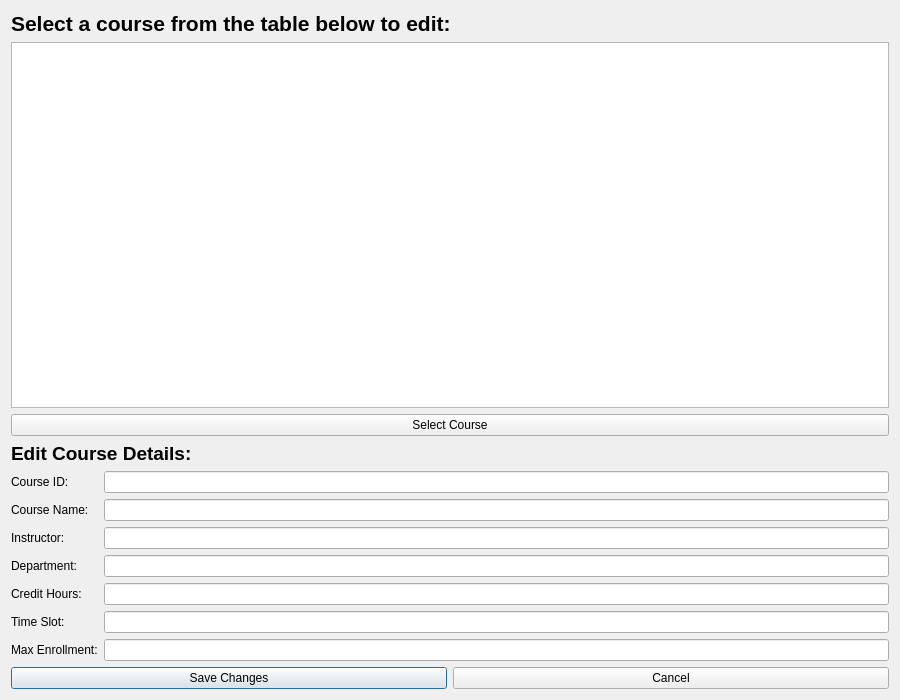
<?xml version="1.0" encoding="UTF-8"?>
<ui version="4.0">
 <class>EditCourse</class>
 <widget class="QDialog" name="EditCourse">
  <property name="geometry">
   <rect>
    <x>0</x>
    <y>0</y>
    <width>900</width>
    <height>700</height>
   </rect>
  </property>
  <property name="windowTitle">
   <string>Edit Course</string>
  </property>
  <layout class="QVBoxLayout" name="verticalLayout">
   <item>
    <widget class="QLabel" name="label_title">
     <property name="font">
      <font>
       <pointsize>16</pointsize>
       <bold>true</bold>
      </font>
     </property>
     <property name="text">
      <string>Select a course from the table below to edit:</string>
     </property>
    </widget>
   </item>
   <item>
    <widget class="QTableWidget" name="tableWidget">
     <property name="minimumSize">
      <size>
       <width>0</width>
       <height>200</height>
      </size>
     </property>
    </widget>
   </item>
   <item>
    <widget class="QPushButton" name="Select_Button">
     <property name="text">
      <string>Select Course</string>
     </property>
    </widget>
   </item>
   <item>
    <widget class="QLabel" name="label_edit">
     <property name="font">
      <font>
       <pointsize>14</pointsize>
       <bold>true</bold>
      </font>
     </property>
     <property name="text">
      <string>Edit Course Details:</string>
     </property>
    </widget>
   </item>
   <item>
    <layout class="QGridLayout" name="gridLayout">
     <item row="0" column="0">
      <widget class="QLabel" name="label_id">
       <property name="text">
        <string>Course ID:</string>
       </property>
      </widget>
     </item>
     <item row="0" column="1">
      <widget class="QLineEdit" name="idLineEdit">
       <property name="readOnly">
        <bool>true</bool>
       </property>
      </widget>
     </item>
     <item row="1" column="0">
      <widget class="QLabel" name="label_name">
       <property name="text">
        <string>Course Name:</string>
       </property>
      </widget>
     </item>
     <item row="1" column="1">
      <widget class="QLineEdit" name="nameLineEdit"/>
     </item>
     <item row="2" column="0">
      <widget class="QLabel" name="label_instructor">
       <property name="text">
        <string>Instructor:</string>
       </property>
      </widget>
     </item>
     <item row="2" column="1">
      <widget class="QLineEdit" name="instructorLineEdit"/>
     </item>
     <item row="3" column="0">
      <widget class="QLabel" name="label_department">
       <property name="text">
        <string>Department:</string>
       </property>
      </widget>
     </item>
     <item row="3" column="1">
      <widget class="QLineEdit" name="departmentLineEdit"/>
     </item>
     <item row="4" column="0">
      <widget class="QLabel" name="label_credits">
       <property name="text">
        <string>Credit Hours:</string>
       </property>
      </widget>
     </item>
     <item row="4" column="1">
      <widget class="QLineEdit" name="creditsLineEdit"/>
     </item>
     <item row="5" column="0">
      <widget class="QLabel" name="label_timeslot">
       <property name="text">
        <string>Time Slot:</string>
       </property>
      </widget>
     </item>
     <item row="5" column="1">
      <widget class="QLineEdit" name="timeSlotLineEdit"/>
     </item>
     <item row="6" column="0">
      <widget class="QLabel" name="label_max">
       <property name="text">
        <string>Max Enrollment:</string>
       </property>
      </widget>
     </item>
     <item row="6" column="1">
      <widget class="QLineEdit" name="maxEnrollmentLineEdit"/>
     </item>
    </layout>
   </item>
   <item>
    <layout class="QHBoxLayout" name="horizontalLayout">
     <item>
      <widget class="QPushButton" name="Save_Button">
       <property name="text">
        <string>Save Changes</string>
       </property>
       <property name="default">
        <bool>true</bool>
       </property>
      </widget>
     </item>
     <item>
      <widget class="QPushButton" name="Cancel_Button">
       <property name="text">
        <string>Cancel</string>
       </property>
      </widget>
     </item>
    </layout>
   </item>
  </layout>
 </widget>
 <resources/>
 <connections/>
</ui>
